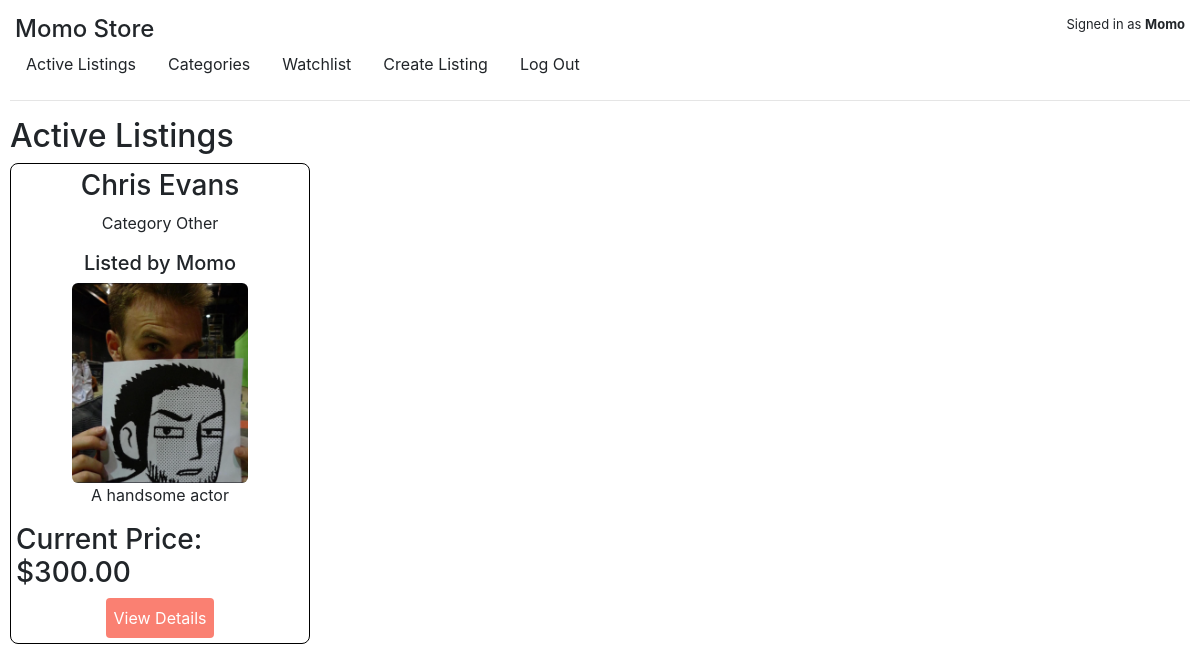
Screenshot of / (signed in) with the database file from the repository.
### auctions/models.py (models this page shows, shortened)
class User(AbstractUser):
    name = models.CharField(max_length=64)
    email = models.EmailField(max_length=64)
    password = models.CharField(max_length=64)

class Listing(models.Model):
    name = models.CharField(max_length=64)
    description = models.TextField()
    seller = models.ForeignKey(settings.AUTH_USER_MODEL,
        on_delete=models.CASCADE,
        related_name="listings",
    )
    bid = models.DecimalField(max_digits=10, decimal_places=2)
    comment = models.TextField()
    category = models.CharField(max_length=64, choices=CATEGORY_CHOICES)
    image = models.ImageField(upload_to='listing_images/', blank=True, null=True)
    is_active = models.BooleanField(default=True)
    winner = models.ForeignKey(settings.AUTH_USER_MODEL,
        on_delete=models.SET_NULL,
        null=True,
        blank=True,
        related_name="won_auctions")

### auctions/views.py (the view)
# urls.py: path("", views.index, name="index"),
def index(request):
    listings = Listing.objects.all()
    return render(request, "auctions/index.html", {
        "listings": listings,
    })

### auctions/templates/auctions/index.html
{% extends "auctions/layout.html" %} {% block body %}
<h2>Active Listings</h2>
<ul class="listings-container">
	{% for listing in listings %}
	<li class="listing">
		<h3>{{ listing.name }}</h3>
		<p>Category {{listing.category}}</p>
		<h5>Listed by {{listing.seller.username}}</h5>
		{% if listing.image %}
		<img
			class="img"
			src="{{ listing.image.url }}"
			alt="image for {{listing.name}}"
		/>
		{% endif %}
		<p>{{ listing.description }}</p>
		<h3>Current Price: ${{ listing.bid }}</h3>
		<button class="view-btn">
			<a href="{% url 'listing' listing.id %}" class="detz">View Details</a>
		</button>
	</li>
	{% endfor %}
</ul>
{% endblock %}

### auctions/templates/auctions/layout.html (shortened to what this page needs)
{% load static %}
<!DOCTYPE html>
<html lang="en">
    <head>
        <link rel="stylesheet" href="https://stackpath.bootstrapcdn.com/bootstrap/4.4.1/css/bootstrap.min.css">
        <link href="{% static 'auctions/styles.css' %}" rel="stylesheet">
    </head>
    <body>
        <div class="header">
            <h1 class="logo-text">Momo Store</h1>
            <div class="authenticated">
                {% if user.is_authenticated %}
                    Signed in as <strong>{{ user.username }}</strong>
                {% else %}
                    Not signed in
                {% endif %}
            </div>
        </div>
        <div class="navigation">
            <ul class="nav">
                <li class="nav-item">
                    <a class="nav-link" href="{% url 'index' %}">Active Listings</a>
                </li>
                <li class="nav-item">
                    <a class="nav-link" href="{% url 'categories' %}">Categories</a>
                </li>
                {% if user.is_authenticated %}
                <li class="nav-item">
                    <a class="nav-link" href="{% url 'watchlist' %}">Watchlist</a>
                </li>
                <li class="nav-item">
                    <li class="nav-item">
                        <a class="nav-link" href="{% url 'create' %}">Create Listing</a>
                    </li>
                    <a class="nav-link" href="{% url 'logout' %}">Log Out</a>
                </li>
                {% endif %}
            </ul>
        </div>
        <hr>
        {% block body %}
        {% endblock %}
    </body>
</html>

### auctions/static/auctions/styles.css (style rules this page uses)
body { padding: 10px; }
.header { padding: 5px; display: flex; flex-direction: row; justify-content: space-between; }
.logo-text { font-size: 1.5em; margin-bottom: -5px; }
.authenticated { font-size: 13px; }
.nav-link { color: inherit; }
.listings-container { display: flex; flex-wrap: wrap; gap: 20px; }
.listing { display: flex; flex-direction: column; justify-content: center; align-items: center; border: solid 1px black; width: 300px; border-radius: 8px; padding: 5px; }
.img { border-radius: 6px; width: auto; max-width: 200px; height: auto; max-height: 200px; }
ul { list-style: none !important; padding: 0 !important; margin: 0 !important; }
button { padding: 8px; background-color: salmon; border-radius: 4px; border: none; color: white; }
.detz { color: white; text-decoration: none; }

### rows the page displays
User: username "Momo"
Listing: name "Chris Evans", category "Other", seller.username "Momo", image (picture), description "A handsome actor", bid "300.00"
